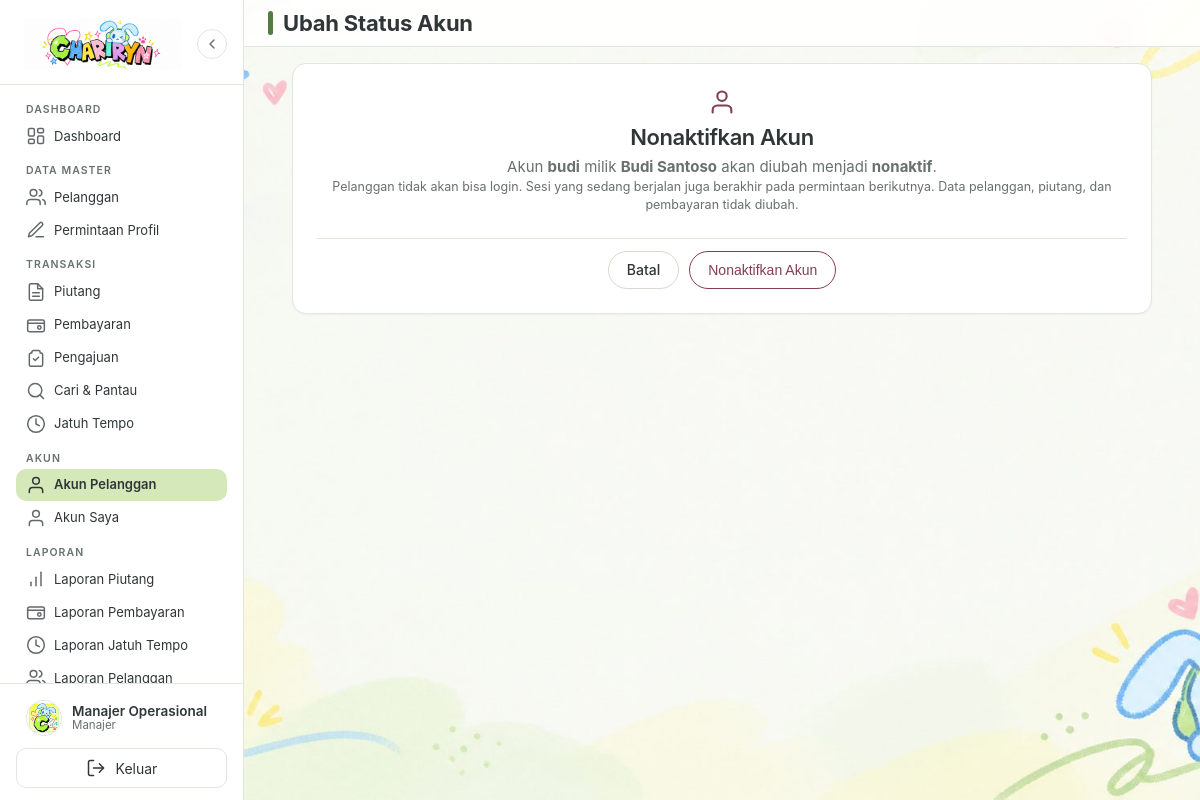
/akun-pelanggan/status.php?id=3 (signed in), run on the app's committed database.
### tables this page shows
CREATE TABLE IF NOT EXISTS users (
    id_user INT UNSIGNED NOT NULL AUTO_INCREMENT,
    id_pelanggan INT UNSIGNED NULL,
    username VARCHAR(50) NOT NULL,
    password VARCHAR(255) NOT NULL,
    nama VARCHAR(100) NOT NULL,
    role ENUM('pemilik', 'manajer', 'pelanggan') NOT NULL DEFAULT 'manajer',
    status ENUM('belum aktif', 'aktif', 'nonaktif') NOT NULL DEFAULT 'belum aktif',
    token_aktivasi VARCHAR(64) NULL,
    token_aktivasi_berakhir DATETIME NULL,
    created_at DATETIME NOT NULL DEFAULT CURRENT_TIMESTAMP,
    updated_at DATETIME NOT NULL DEFAULT CURRENT_TIMESTAMP ON UPDATE CURRENT_TIMESTAMP,
    PRIMARY KEY (id_user),
    UNIQUE KEY uq_users_username (username),
    UNIQUE KEY uq_users_pelanggan (id_pelanggan),
    KEY idx_users_role_status (role, status),
    CONSTRAINT fk_users_pelanggan
        FOREIGN KEY (id_pelanggan) REFERENCES pelanggan (id_pelanggan)
        ON DELETE CASCADE ON UPDATE CASCADE
);

CREATE TABLE IF NOT EXISTS pelanggan (
    id_pelanggan INT UNSIGNED NOT NULL AUTO_INCREMENT,
    kode_pelanggan VARCHAR(20) NOT NULL,
    nama_pelanggan VARCHAR(100) NOT NULL,
    alamat TEXT NULL,
    no_hp VARCHAR(20) NULL,
    email VARCHAR(100) NULL,
    status ENUM('aktif', 'nonaktif') NOT NULL DEFAULT 'aktif',
    created_at DATETIME NOT NULL DEFAULT CURRENT_TIMESTAMP,
    updated_at DATETIME NOT NULL DEFAULT CURRENT_TIMESTAMP ON UPDATE CURRENT_TIMESTAMP,
    PRIMARY KEY (id_pelanggan),
    UNIQUE KEY uq_pelanggan_kode (kode_pelanggan),
    KEY idx_pelanggan_nama (nama_pelanggan),
    KEY idx_pelanggan_status (status)
);

### helpers/autentikasi.php (called while the page is built, shortened)
<?php
function userSaatIni(): array
{
    return $_SESSION['user'] ?? [];
}
function roleUser(): string
{
    return (string) ($_SESSION['user']['role'] ?? '');
}
function labelRole(string $role): string
{
    return match ($role) {
        'pemilik' => 'Pemilik',
        'manajer' => 'Manajer',
        'pelanggan' => 'Pelanggan',
        default => 'Pengguna',
    };
}
function urlBerandaSesuaiPeran(): string
{
    return match (roleUser()) {
        'pemilik' => BASE_URL . 'laporan/piutang.php',
        'pelanggan' => BASE_URL . 'portal/index.php',
        default => BASE_URL . 'dashboard/index.php',
    };
}
function cekLogin(): void
{
    $stmt = koneksiDatabase()->prepare(
        'SELECT id_user, username, nama, role, status, id_pelanggan
         FROM users WHERE id_user = :id LIMIT 1'
    );
    $stmt->execute([':id' => (int) $_SESSION['user']['id_user']]);
}
function requireLogin(): void
{
    cekLogin();
}

### helpers/format.php (called while the page is built, shortened)
<?php
function e(?string $nilai): string
{
    return htmlspecialchars((string) $nilai, ENT_QUOTES, 'UTF-8');
}

### config/database.php (called while the page is built, shortened)
<?php
function koneksiDatabase(): PDO
{
    static $pdo = null;
    if ($pdo instanceof PDO) {
        return $pdo;
    }
    $daftarPort = trim(DB_PORT) !== '' ? [trim(DB_PORT)] : ['3306', '3307'];
    foreach ($daftarPort as $port) {
        $dsn = 'mysql:host=' . DB_HOST . ';port=' . $port . ';dbname=' . DB_NAMA . ';charset=utf8mb4';
        try {
            $pdo = new PDO($dsn, DB_USER, DB_PASSWORD, [
                PDO::ATTR_ERRMODE => PDO::ERRMODE_EXCEPTION,
                PDO::ATTR_DEFAULT_FETCH_MODE => PDO::FETCH_ASSOC,
                PDO::ATTR_EMULATE_PREPARES => false,
            ]);
            return $pdo;
        } catch (PDOException $e) {
            $galat = $e;
        }
    }
    exit;
}

### helpers/otorisasi.php (called while the page is built, shortened)
<?php
function requireManajer(): void
{
    requireLogin();
}

### helpers/validasi.php (called while the page is built, shortened)
<?php
function ambilIdDariGet(): ?int
{
    $id = $_GET['id'] ?? null;
    return (int) $id;
}

### services/PenggunaService.php (called while the page is built, shortened)
<?php
class PenggunaService
{
    public static function ambilAkunPelangganById(PDO $pdo, int $id): ?array
    {
        $stmt = $pdo->prepare(
            "SELECT u.id_user, u.username, u.nama, u.role, u.status, u.id_pelanggan,
                    u.created_at, u.updated_at, u.token_aktivasi, u.token_aktivasi_berakhir,
                    pl.kode_pelanggan, pl.nama_pelanggan, pl.status AS status_pelanggan
             FROM users AS u
             LEFT JOIN pelanggan AS pl ON pl.id_pelanggan = u.id_pelanggan
             WHERE u.id_user = :id AND u.role = 'pelanggan'
             LIMIT 1"
        );
        $stmt->execute([':id' => $id]);
        $hasil = $stmt->fetch();
        return $hasil === false ? null : $hasil;
    }
}

### akun-pelanggan/status.php (the view, shortened to what this page needs)
<?php
requireManajer();
$id = ambilIdDariGet();
$pdo = koneksiDatabase();
$akun = PenggunaService::ambilAkunPelangganById($pdo, $id);
$halaman_aktif = 'akun-pelanggan';
require_once BASE_PATH . '/includes/kepala.php';
$statusBaru = $akun['status'] === 'aktif' ? 'nonaktif' : 'aktif';
$namaTindakan = $statusBaru === 'aktif' ? 'Aktifkan Akun' : 'Nonaktifkan Akun';
?>
<div class="kotak-form kotak-hapus">
    <div class="modal-ikon" aria-hidden="true">
        <svg width="28" height="28" viewBox="0 0 24 24" fill="none" stroke="currentColor" stroke-width="1.8" stroke-linecap="round" stroke-linejoin="round"><path d="M20 21v-2a4 4 0 0 0-4-4H8a4 4 0 0 0-4 4v2"></path><circle cx="12" cy="7" r="4"></circle></svg>
    </div>
    <h2><?= e($namaTindakan) ?></h2>
    <p>
        Akun <strong><?= e($akun['username']) ?></strong>
        <?php if ($akun['nama_pelanggan'] !== null): ?>milik <strong><?= e($akun['nama_pelanggan']) ?></strong><?php endif; ?>
        akan diubah menjadi <strong><?= e($statusBaru) ?></strong>.
    </p>
    <p class="teks-kecil mb-lg">
        <?php if ($statusBaru === 'nonaktif'): ?>
            Pelanggan tidak akan bisa login. Sesi yang sedang berjalan juga berakhir pada permintaan berikutnya.
        <?php else: ?>
            Pelanggan dapat kembali login dan melihat piutang miliknya.
        <?php endif; ?>
        Data pelanggan, piutang, dan pembayaran tidak diubah.
    </p>
    <?php if ((string) $akun['status'] === 'belum aktif'): ?>
        <div class="alert alert-warning" role="alert">
            <div class="alert-ikon" aria-hidden="true">
                <svg width="18" height="18" viewBox="0 0 24 24" fill="none" stroke="currentColor" stroke-width="2" stroke-linecap="round" stroke-linejoin="round"><path d="M10.29 3.86 1.82 18a2 2 0 0 0 1.71 3h16.94a2 2 0 0 0 1.71-3L13.71 3.86a2 2 0 0 0-3.42 0z"></path><line x1="12" y1="9" x2="12" y2="13"></line><line x1="12" y1="17" x2="12.01" y2="17"></line></svg>
            </div>
            <p>
                Akun ini belum pernah diaktivasi, jadi belum punya kata sandi yang diketahui pelanggan.
                Buat <strong>kode aktivasi</strong> dan suruh pelanggan mengaktifkan akunnya sendiri.
            </p>
        </div>
        <div class="form-aksi" style="justify-content:center;">
            <a class="btn btn-netral" href="<?= BASE_URL ?>akun-pelanggan/index.php">Kembali</a>
            <a class="btn btn-primer" href="<?= BASE_URL ?>akun-pelanggan/aktivasi.php?id=<?= (int) $id ?>">Kode Aktivasi</a>
        </div>
    <?php else: ?>
    <form method="post" action="<?= BASE_URL ?>akun-pelanggan/status.php?id=<?= (int) $id ?>" data-anti-ganda>
        <div class="form-aksi" style="justify-content:center;">
            <a class="btn btn-netral" href="<?= BASE_URL ?>akun-pelanggan/index.php">Batal</a>
            <button type="submit" class="btn <?= $statusBaru === 'nonaktif' ? 'btn-hapus' : 'btn-primer' ?>"><?= e($namaTindakan) ?></button>
        </div>
    </form>
    <?php endif; ?>
</div>
<?php require_once BASE_PATH . '/includes/footer.php'; ?>

### includes/sidebar.php (shortened to what this page needs)
<?php
function ikonMenu(string $nama): string
{
    $svg = '<svg width="20" height="20" viewBox="0 0 24 24" fill="none" stroke="currentColor" stroke-width="1.8" stroke-linecap="round" stroke-linejoin="round" aria-hidden="true">';
    $isi = match ($nama) {
        'dashboard' => '<rect x="3" y="3" width="7" height="9" rx="1.5"></rect><rect x="14" y="3" width="7" height="5" rx="1.5"></rect><rect x="14" y="12" width="7" height="9" rx="1.5"></rect><rect x="3" y="16" width="7" height="5" rx="1.5"></rect>',
        'pelanggan' => '<path d="M17 21v-2a4 4 0 0 0-4-4H5a4 4 0 0 0-4 4v2"></path><circle cx="9" cy="7" r="4"></circle><path d="M23 21v-2a4 4 0 0 0-3-3.87"></path><path d="M16 3.13a4 4 0 0 1 0 7.75"></path>',
        'pengguna' => '<path d="M20 21v-2a4 4 0 0 0-4-4H8a4 4 0 0 0-4 4v2"></path><circle cx="12" cy="7" r="4"></circle>',
        'piutang' => '<path d="M14 2H6a2 2 0 0 0-2 2v16a2 2 0 0 0 2 2h12a2 2 0 0 0 2-2V8z"></path><polyline points="14 2 14 8 20 8"></polyline><line x1="16" y1="13" x2="8" y2="13"></line><line x1="16" y1="17" x2="8" y2="17"></line>',
        'pembayaran' => '<rect x="2" y="6" width="20" height="14" rx="2"></rect><path d="M2 10h20"></path><circle cx="16" cy="15" r="2"></circle>',
        'jatuh-tempo' => '<circle cx="12" cy="12" r="10"></circle><polyline points="12 6 12 12 16 14"></polyline>',
        'cari' => '<circle cx="11" cy="11" r="8"></circle><line x1="21" y1="21" x2="16.65" y2="16.65"></line>',
        'laporan' => '<line x1="12" y1="20" x2="12" y2="10"></line><line x1="18" y1="20" x2="18" y2="4"></line><line x1="6" y1="20" x2="6" y2="16"></line>',
        'pengajuan' => '<path d="M9 3h6a2 2 0 0 1 2 2v1h1a2 2 0 0 1 2 2v12a2 2 0 0 1-2 2H6a2 2 0 0 1-2-2V8a2 2 0 0 1 2-2h1V5a2 2 0 0 1 2-2z"></path><path d="M9 13l2 2 4-4"></path>',
        'permintaan' => '<path d="M12 20h9"></path><path d="M16.5 3.5a2.12 2.12 0 0 1 3 3L7 19l-4 1 1-4z"></path>',
        'keluar' => '<path d="M9 21H5a2 2 0 0 1-2-2V5a2 2 0 0 1 2-2h4"></path><polyline points="16 17 21 12 16 7"></polyline><line x1="21" y1="12" x2="9" y2="12"></line>',
        default => '',
    };
    return $svg . $isi . '</svg>';
}
function itemMenu(string $ikon, string $label, string $url, string $kunci): string
{
    global $halaman_aktif;
    $aktif = $halaman_aktif === $kunci;
    $aria = $aktif ? ' aria-current="page"' : '';
    return '<a class="item-menu' . ($aktif ? ' aktif' : '') . '"' . $aria . ' href="' . e($url) . '">'
        . ikonMenu($ikon)
        . '<span>' . e($label) . '</span></a>';
}
?>
<?php
$peran_sidebar = roleUser();
$beranda_sidebar = urlBerandaSesuaiPeran();
?>
<aside class="sidebar" id="sidebar">
    <div class="sidebar-logo">
        <a href="<?= e($beranda_sidebar) ?>" aria-label="Beranda CHARIRYN">
            <img class="logo-brand" src="<?= BASE_URL ?>assets/img/chariryn.png" alt="CHARIRYN" width="336" height="112">
        </a>
        <button type="button" class="sidebar-toggle" id="tombolMenu" aria-label="Tutup panel samping" aria-expanded="false" aria-controls="sidebar">
            <svg width="16" height="16" viewBox="0 0 24 24" fill="none" stroke="currentColor" stroke-width="2.2" stroke-linecap="round" stroke-linejoin="round" aria-hidden="true">
                <polyline points="15 18 9 12 15 6"></polyline>
            </svg>
        </button>
    </div>
    <nav class="sidebar-menu" aria-label="Menu utama">
        <?php if ($peran_sidebar === 'pelanggan'): ?>
            <p class="grup-menu">Piutang Saya</p>
            <?= itemMenu('dashboard', 'Dashboard', BASE_URL . 'portal/index.php', 'portal') ?>
            <?= itemMenu('pembayaran', 'Ajukan Pembayaran', BASE_URL . 'portal/pengajuan.php', 'portal-pengajuan') ?>
            <?= itemMenu('pengajuan', 'Status Pengajuan', BASE_URL . 'portal/status-pengajuan.php', 'portal-status') ?>
            <?= itemMenu('pengguna', 'Kelola Akun', BASE_URL . 'portal/akun.php', 'portal-akun') ?>
        <?php else: ?>
            <p class="grup-menu">Dashboard</p>
            <?= itemMenu('dashboard', 'Dashboard', BASE_URL . 'dashboard/index.php', 'dashboard') ?>
            <p class="grup-menu">Data Master</p>
            <?= itemMenu('pelanggan', 'Pelanggan', BASE_URL . 'pelanggan/index.php', 'pelanggan') ?>
            <?= itemMenu('permintaan', 'Permintaan Profil', BASE_URL . 'pelanggan/permintaan.php', 'permintaan-profil') ?>
            <p class="grup-menu">Transaksi</p>
            <?= itemMenu('piutang', 'Piutang', BASE_URL . 'piutang/index.php', 'piutang') ?>
            <?= itemMenu('pembayaran', 'Pembayaran', BASE_URL . 'pembayaran/index.php', 'pembayaran') ?>
            <?= itemMenu('pengajuan', 'Pengajuan', BASE_URL . 'pengajuan/index.php', 'pengajuan') ?>
            <?= itemMenu('cari', 'Cari & Pantau', BASE_URL . 'cari-pantau/index.php', 'cari-pantau') ?>
            <?= itemMenu('jatuh-tempo', 'Jatuh Tempo', BASE_URL . 'jatuh-tempo/index.php', 'jatuh-tempo') ?>
            <p class="grup-menu">Akun</p>
            <?= itemMenu('pengguna', 'Akun Pelanggan', BASE_URL . 'akun-pelanggan/index.php', 'akun-pelanggan') ?>
            <?= itemMenu('pengguna', 'Akun Saya', BASE_URL . 'akun/sandi.php', 'akun') ?>
            <p class="grup-menu">Laporan</p>
            <?= itemMenu('laporan', 'Laporan Piutang', BASE_URL . 'laporan/piutang.php', 'laporan-piutang') ?>
            <?= itemMenu('pembayaran', 'Laporan Pembayaran', BASE_URL . 'laporan/pembayaran.php', 'laporan-pembayaran') ?>
            <?= itemMenu('jatuh-tempo', 'Laporan Jatuh Tempo', BASE_URL . 'laporan/jatuh-tempo.php', 'laporan-jatuh-tempo') ?>
            <?= itemMenu('pelanggan', 'Laporan Pelanggan', BASE_URL . 'laporan/pelanggan.php', 'laporan-pelanggan') ?>
        <?php endif; ?>
    </nav>
<?php
$nama_profil = (string) (userSaatIni()['nama'] ?? 'Pengguna');
$label_role_profil = labelRole($peran_sidebar);
?>
    <div class="sidebar-kaki">
        <div class="profil-ringkas">
            <img class="profil-avatar" src="<?= BASE_URL ?>assets/img/logo.png" alt="" aria-hidden="true" width="36" height="36">
            <div class="profil-info">
                <span class="nama-user"><?= e($nama_profil) ?></span>
                <span class="role-user"><?= e($label_role_profil) ?></span>
            </div>
        </div>
        <form method="post" action="<?= BASE_URL ?>auth/logout.php">
            <button type="submit" class="tombol-keluar">
                <?= ikonMenu('keluar') ?>
                <span>Keluar</span>
            </button>
        </form>
    </div>
</aside>

### data on the page
users: nama "Manajer Operasional"
users: status "Nonaktifkan Akun", username "budi", id_pelanggan.nama_pelanggan "Budi Santoso", status "nonaktif"

### other printed values
$label "Dashboard Pelanggan Permintaan Profil Piutang Pembayaran Pengajuan Cari & Pantau Jatuh Tempo Akun Pelanggan Akun Saya Laporan Piutang Laporan Pembayaran Laporan Jatuh Tempo Laporan Pelanggan"
$label_role_profil "Manajer"
$judul_halaman "Ubah Status Akun"
